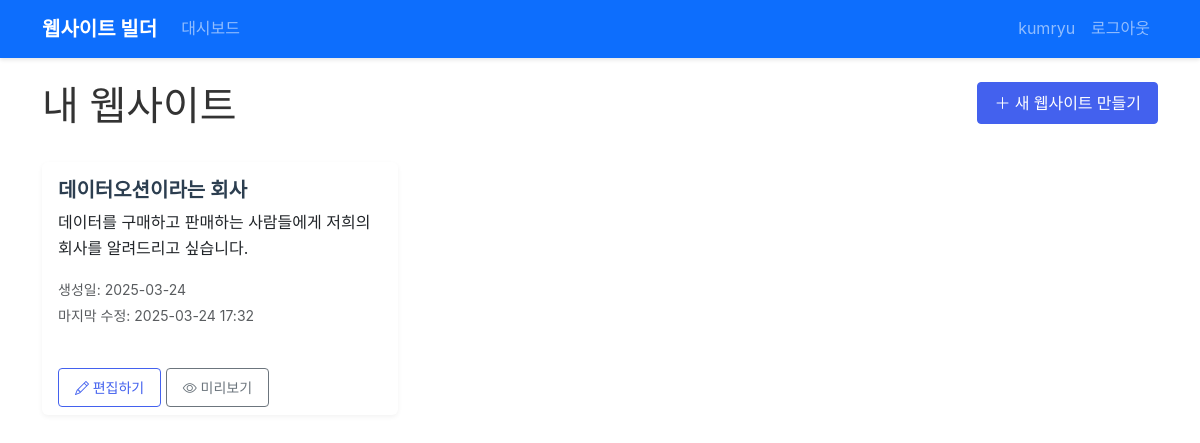
The app's page / (signed in) with its own data.
### builder/models.py (models this page shows, shortened)
class Website(models.Model):
    user = models.ForeignKey(User, on_delete=models.CASCADE, related_name='websites')
    name = models.CharField(max_length=200, verbose_name="웹사이트 이름")
    purpose = models.TextField(verbose_name="웹사이트 목적")
    target_audience = models.CharField(max_length=200, verbose_name="대상 사용자", blank=True)
    design_style = models.CharField(max_length=100, verbose_name="디자인 스타일", blank=True)
    features = models.JSONField(default=list, verbose_name="핵심 기능")
    pages = models.JSONField(default=list, verbose_name="페이지 구성")
    html_code = models.TextField(blank=True, verbose_name="HTML 코드")
    css_code = models.TextField(blank=True, verbose_name="CSS 코드")
    js_code = models.TextField(blank=True, verbose_name="JavaScript 코드")
    created_at = models.DateTimeField(auto_now_add=True, verbose_name="생성일")
    updated_at = models.DateTimeField(auto_now=True, verbose_name="수정일")
    class Meta:
        verbose_name = "웹사이트"
        verbose_name_plural = "웹사이트 목록"
        ordering = ['-updated_at']

### builder/views.py (the view)
# urls.py: path('', views.dashboard, name='dashboard'),
@login_required
def dashboard(request):
    websites = Website.objects.filter(user=request.user)
    return render(request, 'builder/dashboard.html', {'websites': websites})

### templates/builder/dashboard.html (shortened to what this page needs)
{% extends 'base.html' %}
{% block content %}
<div class="row mb-4">
    <div class="col">
        <h1>내 웹사이트</h1>
    </div>
    <div class="col-auto">
        <a href="{% url 'create_website' %}" class="btn btn-primary">
            <i class="bi bi-plus-lg"></i> 새 웹사이트 만들기
        </a>
    </div>
</div>
{% if websites %}
    <div class="row row-cols-1 row-cols-md-3 g-4">
        {% for website in websites %}
            <div class="col">
                <div class="card h-100">
                    <div class="card-body">
                        <h5 class="card-title">{{ website.name }}</h5>
                        <p class="card-text">{{ website.purpose|truncatechars:100 }}</p>
                        <p class="text-muted">
                            <small>생성일: {{ website.created_at|date:"Y-m-d" }}</small><br>
                            <small>마지막 수정: {{ website.updated_at|date:"Y-m-d H:i" }}</small>
                        </p>
                    </div>
                    <div class="card-footer bg-transparent border-top-0">
                        <a href="{% url 'edit_website' website.id %}" class="btn btn-sm btn-outline-primary">
                            <i class="bi bi-pencil"></i> 편집하기
                        </a>
                        <a href="{% url 'preview_website' website.id %}" class="btn btn-sm btn-outline-secondary">
                            <i class="bi bi-eye"></i> 미리보기
                        </a>
                    </div>
                </div>
            </div>
        {% endfor %}
    </div>
{% else %}
    <div class="alert alert-info">
        아직 웹사이트가 없습니다. '새 웹사이트 만들기'를 클릭하여 첫 웹사이트를 만들어보세요!
    </div>
{% endif %}
{% endblock %}

### templates/base.html (shortened to what this page needs)
<!DOCTYPE html>
<html lang="ko">
<head>
    <link href="https://cdn.jsdelivr.net/npm/bootstrap@5.3.0-alpha1/dist/css/bootstrap.min.css" rel="stylesheet">
    <link rel="stylesheet" href="https://cdn.jsdelivr.net/npm/bootstrap-icons@1.11.0/font/bootstrap-icons.css">
    {% load static %}
    <link rel="stylesheet" href="{% static 'css/style.css' %}">
</head>
<body>
    <nav class="navbar navbar-expand-lg navbar-dark bg-primary">
        <div class="container">
            <a class="navbar-brand" href="/">웹사이트 빌더</a>
            <div class="collapse navbar-collapse" id="navbarNav">
                <ul class="navbar-nav me-auto">
                    <li class="nav-item">
                        <a class="nav-link" href="{% url 'dashboard' %}">대시보드</a>
                    </li>
                </ul>
                <ul class="navbar-nav">
                    {% if user.is_authenticated %}
                        <li class="nav-item">
                            <span class="nav-link">{{ user.username }}</span>
                        </li>
                        <li class="nav-item">
                            <a class="nav-link" href="{% url 'logout' %}">로그아웃</a>
                        </li>
                    {% else %}
                        <li class="nav-item">
                            <a class="nav-link" href="{% url 'login' %}">로그인</a>
                        </li>
                    {% endif %}
                </ul>
            </div>
        </div>
    </nav>
    <div class="container mt-4">
        {% block content %}{% endblock %}
    </div>
</body>
</html>

### static/css/style.css (style rules this page uses)
body { font-family: 'Pretendard', 'Noto Sans KR', -apple-system, BlinkMacSystemFont, 'Segoe UI', Roboto, Oxygen, Ubuntu, Cantarell, 'Open Sans', 'Helvetica Neue', sans-serif; color: #333; line-height: 1.6; }
.navbar { box-shadow: 0 2px 4px rgba(0, 0, 0, 0.1); }
.navbar-brand { font-weight: 700; }
.card { transition: all 0.3s ease; box-shadow: 0 2px 5px rgba(0, 0, 0, 0.05); border: none; }
.card-title { font-weight: 600; color: #2c3e50; }
.btn { border-radius: 0.25rem; padding: 0.5rem 1rem; font-weight: 500; transition: all 0.2s ease; }
.btn-primary { background-color: #4361ee; border-color: #4361ee; }
.btn-outline-primary { color: #4361ee; border-color: #4361ee; }

### records on screen
Website: name "데이터오션이라는 회사", purpose "데이터를 구매하고 판매하는 사람들에게 저희의 회사를 알려드리고 싶습니다.", created_at "2025-03-24", updated_at "2025-03-24 17:32"

### other values on screen
{{ user.username }} "kumryu"
